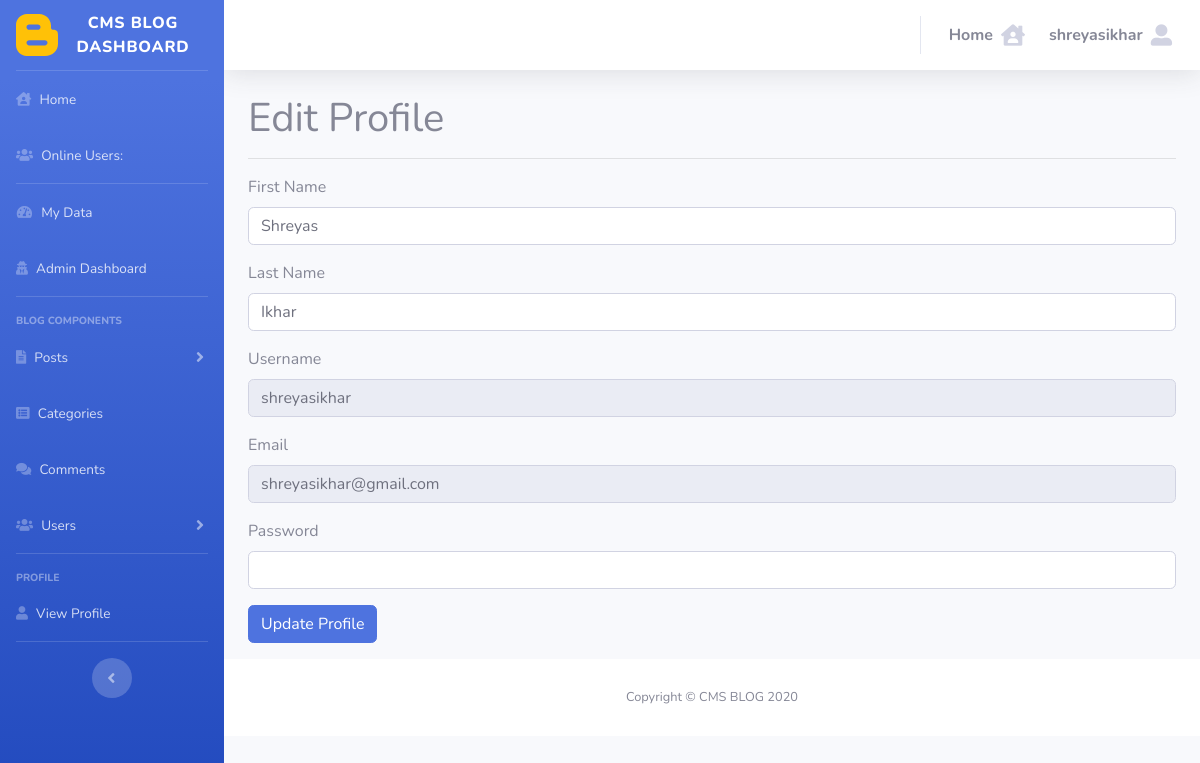
The page /admin/profile.php (signed in) on the database its author committed.
### tables this page shows
CREATE TABLE `users` (
  `user_id` int NOT NULL,
  `username` varchar(255) NOT NULL,
  `user_password` varchar(255) NOT NULL,
  `user_firstname` varchar(255) NOT NULL,
  `user_lastname` varchar(255) NOT NULL,
  `user_email` varchar(255) NOT NULL,
  `user_image` text,
  `user_role` varchar(255) NOT NULL,
  `token` text
);

### admin/profile.php (the view, shortened to what this page needs)
<?php include "includes/admin_header.php"; ?>
    <?php include "includes/admin_sidebar.php"; ?>
<?php
    if(isset($_SESSION['username']))
    {
        $username = $_SESSION['username'];
        $query = "select * from users where username = '{$username}'";
        $select_user_profile = mysqli_query($connection, $query);
        while($row = mysqli_fetch_array($select_user_profile))
        {
            $username = $row['username'];
            $user_firstname = $row['user_firstname'];
            $user_lastname = $row['user_lastname'];
            $user_email = $row['user_email'];
        }
    }
?>
    <div id="content-wrapper" class="d-flex flex-column">
      <div id="content">
        <?php include "includes/admin_topbar.php"; ?>
        <div class="container">
        <h1>Edit Profile</h1><hr/>
          <div class="row">
            <div class="col-lg-12 col-md-12 col-sm-12 col-xs-12">
                <form action="" method="post" enctype="multipart/form-data">
                    <div class="form-group">
                            <label for="user_firstname">First Name</label>
                            <input type="text" class="form-control" name="user_firstname" value = "<?php echo $user_firstname; ?>">
                        </div>
                        <div class="form-group">
                            <label for="user_lastname">Last Name</label>
                            <input type="text" class="form-control" name="user_lastname" value = "<?php echo $user_lastname; ?>">
                        </div>
                        <div class="form-group">
                            <label for="username">Username</label>
                            <input type="text" class="form-control" name="username" value = "<?php echo $username; ?>" disabled>
                        </div>
                        <div class="form-group">
                            <label for="user_email">Email</label>
                            <input type="email" class="form-control" name="user_email" value = "<?php echo $user_email; ?>" disabled>
                        </div>
                        <div class="form-group">
                            <label for="user_password">Password</label>
                            <input type="password" class="form-control" name="user_password" autocomplete="off">
                        </div>
                        <div class="form-group">
                            <input class="btn btn-primary" type="submit" name="edit_user" value="Update Profile">
                        </div>
                </form>
            </div>
        </div>
      </div>
      <?php include "includes/admin_footer.php"; ?>

### rows shown on the page
users: user_firstname "Shreyas", user_lastname "Ikhar", username "shreyasikhar", user_email "shreyasikhar@gmail.com"

### other values the page prints
get_user_name() "shreyasikhar"
